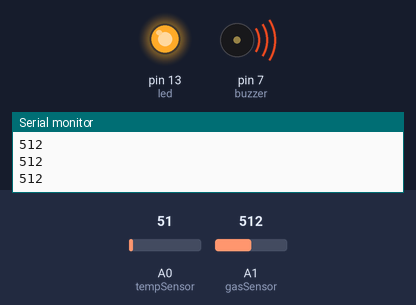
Recording of a sketch running on a simulated Arduino Uno, built with avr-gcc and run on an emulated ATmega328P. Parts: output pins drawn as LEDs (lit = HIGH), buzzer (waves = sounding, pin HIGH), the last lines printed to the serial monitor. The test bench sets the inputs (shaded band); at power-on: A1 (gasSensor) = 512, A0 (tempSensor) = 51.

Above: at 1.3 s.
1.4 s: A1 (gasSensor) set to 209
2.9 s: A1 (gasSensor) set to 193
At 3.3 s:
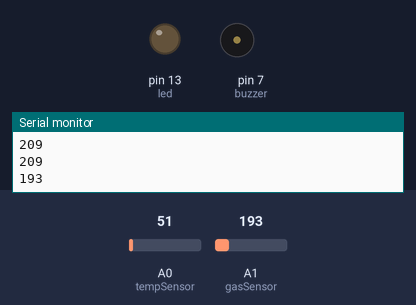
4.5 s: A1 (gasSensor) set to 210
At 5.7 s:
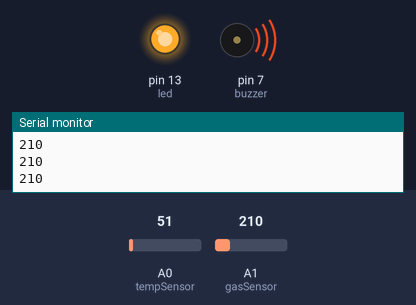
6.0 s: A1 (gasSensor) set to 190
At 6.8 s:
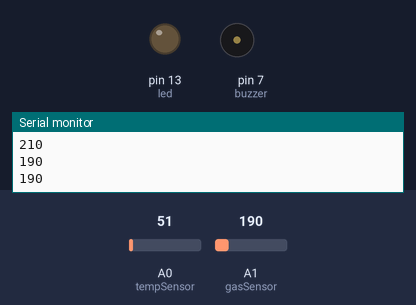
Timing chart, 0 to 8.5 s (numbered marks = the images above; inputs shaded):
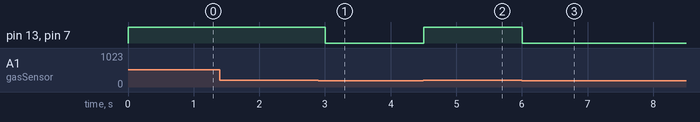

The sketch:

Code.ino
```cpp
int gasSensor = A1;
int tempSensor = A0;
int buzzer = 7;
int led = 13;

void setup()
{
  pinMode(buzzer, OUTPUT);
  pinMode(led, OUTPUT);
  Serial.begin(9600);
}

void loop()
{
  int gasValue = analogRead(gasSensor);
  int tempValue = analogRead(tempSensor);

  Serial.println(gasValue);

  if(gasValue > 200 || tempValue > 300)
  {
    digitalWrite(buzzer, HIGH);
    digitalWrite(led, HIGH);
  }
  else
  {
    digitalWrite(buzzer, LOW);
    digitalWrite(led, LOW);
  }

  delay(500);
}
```

Measured:
- the behaviour switches between 201 and 200 on A1 (gasSensor) (found by bisection; images 0 and 1)
- after the input at 2.9 s, pin 13 (led), pin 7 (buzzer): HIGH → LOW after 0.10 s
- after the input at 4.5 s, pin 13 (led), pin 7 (buzzer): LOW → HIGH at once
- after the input at 6.0 s, pin 13 (led), pin 7 (buzzer): HIGH → LOW at once
